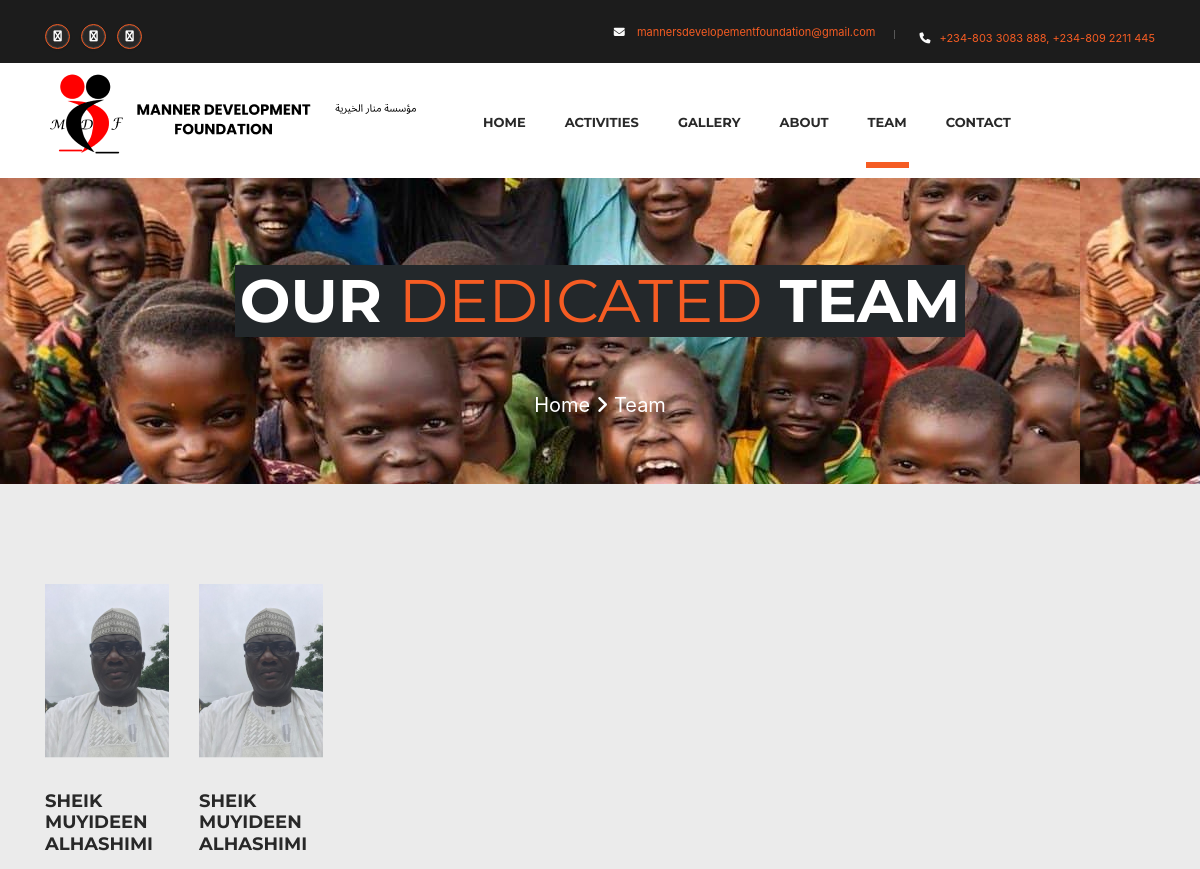
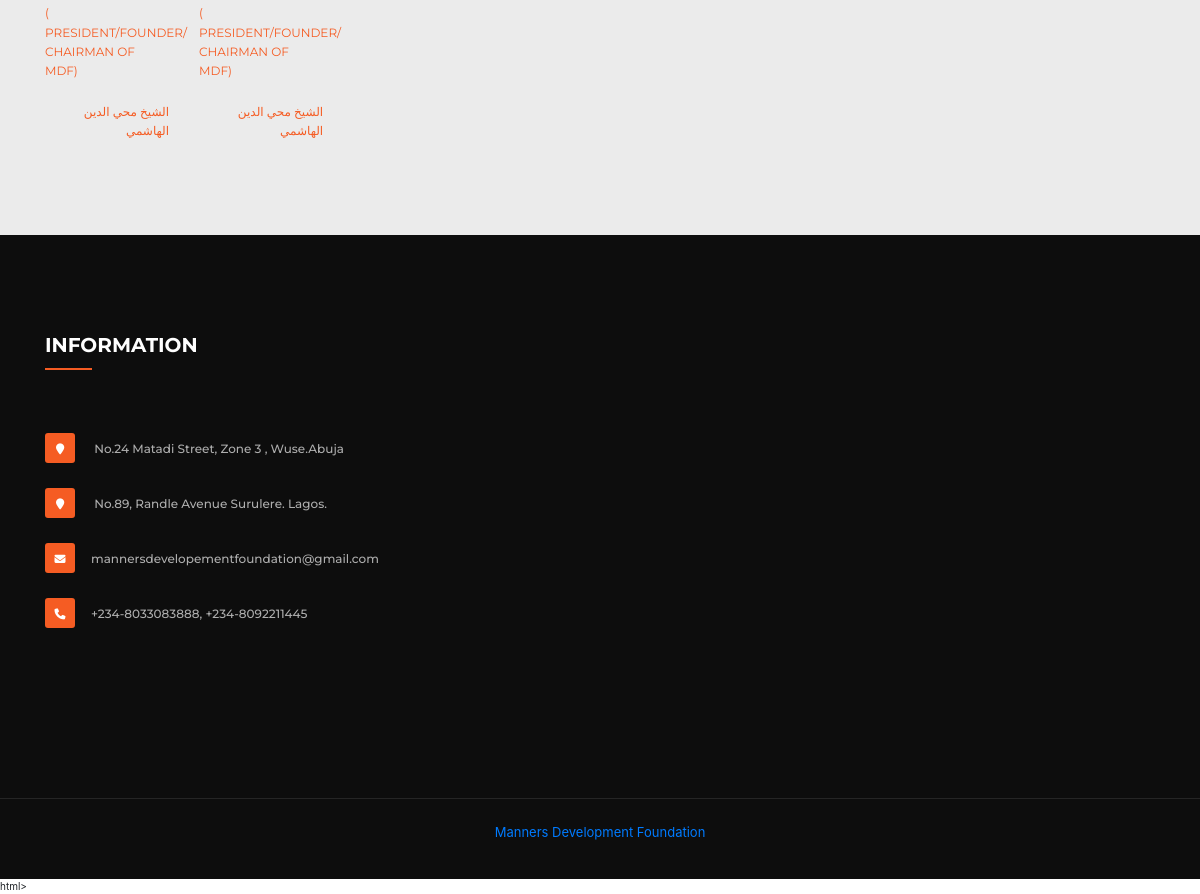
The app's page /team with its own data (2 pictures, top to bottom).
### organisermangementapp/models.py (models this page shows, shortened)
class Team(models.Model):
    name = models.CharField(max_length=500)
    image = models.ImageField(upload_to="images", null=True, blank=True)
    position = models.CharField(max_length=1000, null=True, blank=True)
    arabic = models.CharField(max_length=1000, null=True, blank=True)
    @property
    def imageURL(self):
        try:
            url = self.image.url
        except:
            url = ""
        return url

### organisermangementapp/views.py (the view)
# urls.py: path('team', views.team, name="team"),
def team(request):
    posts = Team.objects.all()
    context = {'posts': posts, }
    return render(request, 'team.html', context)

### organisermangementapp/templates/team.html (shortened to what this page needs)
{% load static %}
<!DOCTYPE html>
<html>
<head>
    <link rel="stylesheet" href='{% static "stylescss/responsive.css" %}'>
    	<link rel="stylesheet" href='{% static "styles/bootstrap.css" %}'>
        <link rel="stylesheet" href='{% static "styles/component.css" %}'>
        <link rel="stylesheet" href='{% static "styles/flaticon.css" %}'>
        <link rel="stylesheet" href='{% static "styles/style.css" %}'>
       <link rel="stylesheet" href='{% static "styles/hover.css" %}'>
        <link rel="stylesheet" href='{% static "styles/revolution-slider.css" %}'>
        <link rel="stylesheet" href='{% static "styles/animate.css" %}'>
        <link rel="stylesheet" href='{% static "styles/font-awesome.css" %}'>
         <link rel="stylesheet" href='{% static "styles/owl.css" %}'>
          <link rel="stylesheet" href='{% static "styles/responsive.css" %}'>
    	<link rel="stylesheet" href="https://cdn.jsdelivr.net/npm/bootstrap@4.3.1/dist/css/bootstrap.min.css">
       	<link rel="stylesheet" href="https://cdnjs.cloudflare.com/ajax/libs/font-awesome/6.3.0/css/all.min.css" />
</head>
<body>
    <div class="page-wrapper">
        <header class="main-header header-style-one">
            <section class="header-top">
                <div class="container">
                    <div class="header">
                        <div class="header-top-left">
                            <ul>
                             <li><a href="#"><i class="fa fa-facebook" aria-hidden="true"></i></a></li>
                             <li><a href="#"><i class="fa fa-twitter" aria-hidden="true"></i></a></li>
                             <li><a href="#"><i class="fa fa-google-plus" aria-hidden="true"></i></a></li>
                        </ul>
                        </div>
                        <div class="header-top-right">
                            <ul>
                                <li>
                                    <a href="#"><i class="fa fa-envelope-o" aria-hidden="true"></i> mannersdevelopementfoundation@gmail.com</a></li>
                                <li><p><i class="fa fa-phone" aria-hidden="true"></i>+234-803 3083 888, +234-809 2211 445</p></li>
                            </ul>
                        </div>
                    </div>
                </div>
            </section>
            <section class="mainmenu-area">
                <div class="container">
                 <div class="logo pull-left">
                    <a href="{% url 'home'%}"><img src="{% static 'images/logo.png'%}" alt=""></a>
                </div>
                <nav class="main-menu pull-left">
                    <div class="navbar-collapse collapse clearfix">
                        <ul class="navigation clearfix">
                            <li class=" dropdown"><a href="{% url 'home'%}">Home</a></li>
                            <li class=" dropdown"><a href="#">Activities</a>
                            </li>
                              <li><a href="{% url 'gallery'%}">Gallery</a></li>
                            <li><a href="{% url 'about' %}">About</a></li>
                            <li class="current "><a href="{% url 'team' %}">Team</a></li>
                            <li ><a href="{% url 'contact' %}">Contact</a></li>
                        </ul>
                    </div>
                </nav>
                </div>
            </section>
        </header>
        <section class="slider-section" style="background-image:url(static/images/gallery/background.jpeg);">
            <div class="container">
                <div class="slider">
                    <div class="text team-light">
                        <h2>our <span>dedicated</span> team</h2>
                        <p><a href="{% url 'home'%">Home</a> <i class="fa fa-angle-right" aria-hidden="true"></i> Team</p>
                    </div>
                </div>
            </div>
        </section>
        <section class="team-seciton team-page">
            <div class="container">
                  <div class="row">
                    <div class="team-item">
                        {% for post in posts %}
                        <div class="col-md-3 col-sm-6 col-xs-12">
                            <div class="single-item wow fadeInUp">
                                <div class="img-holder">
                                    <figure><a href="{%url 'team'%}"><img src="{{post.imageURL}}" alt="Images"></a></figure>
                                </div>
                                <div class="text">
                                    <h4><a href="{%url 'team'%}"> {{post.name}}</a></h4>
                                    <p>{{post.position}}</p>
                                    <p id="arabic-text" style="text-align: right">{{post.arabic}}</p>
                                </div>
                            </div>
                        </div>
                    </div>
                </div>
            </div>
        </section>
 {% include "footer.html" %}html>

### records on screen
Team: imageURL (picture), name "SHEIK MUYIDEEN ALHASHIMI", position "( PRESIDENT/FOUNDER/ CHAIRMAN OF MDF)", arabic "الشيخ محي الدين الهاشمي"
Team: imageURL (picture), name "SHEIK MUYIDEEN ALHASHIMI", position "( PRESIDENT/FOUNDER/ CHAIRMAN OF MDF)", arabic "الشيخ محي الدين الهاشمي"
